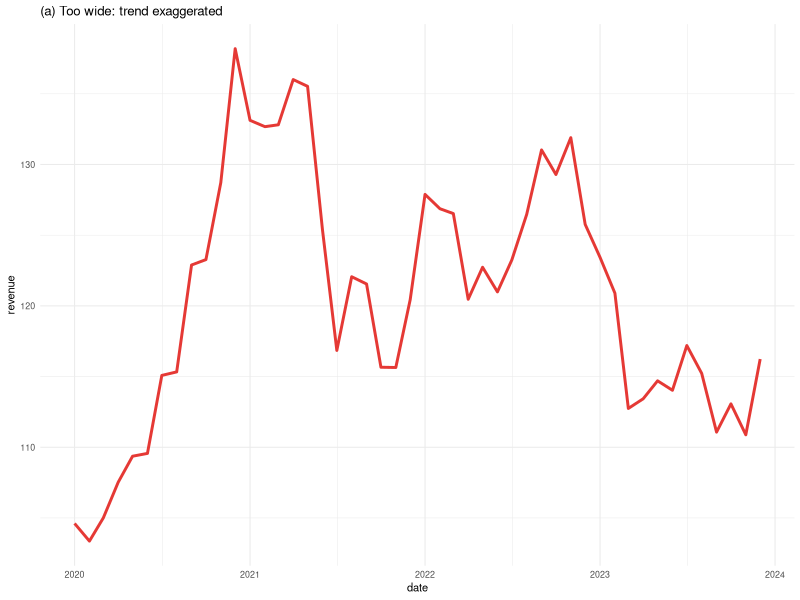
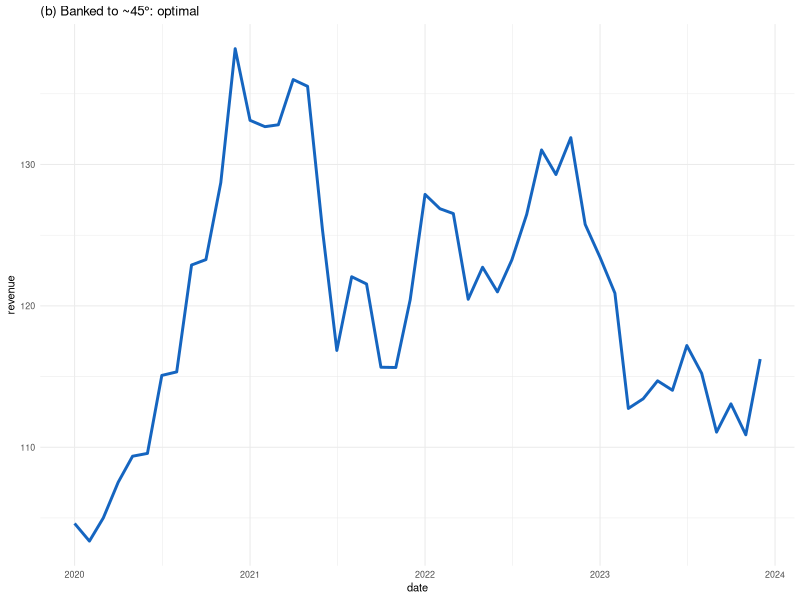
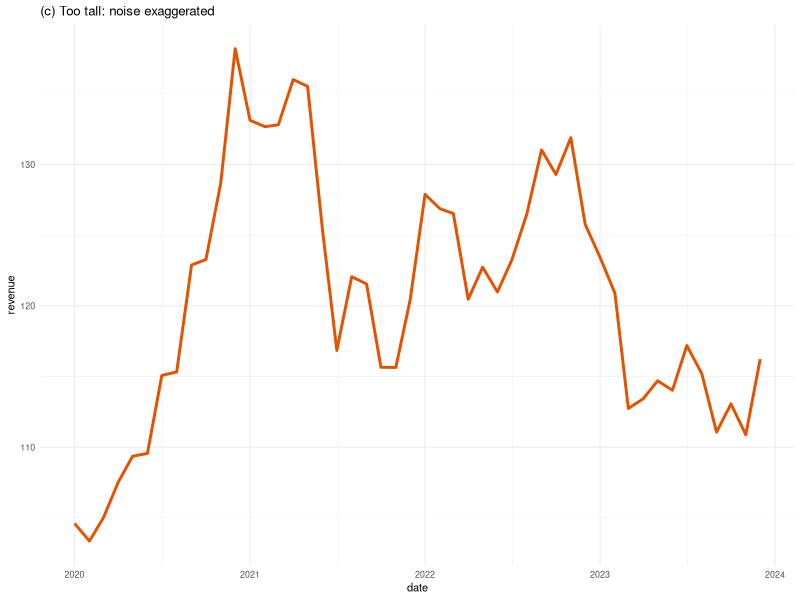
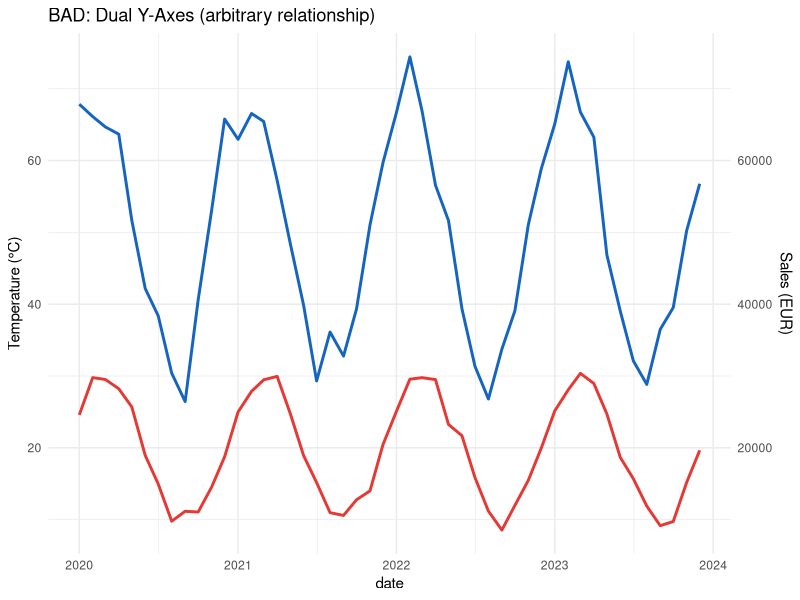
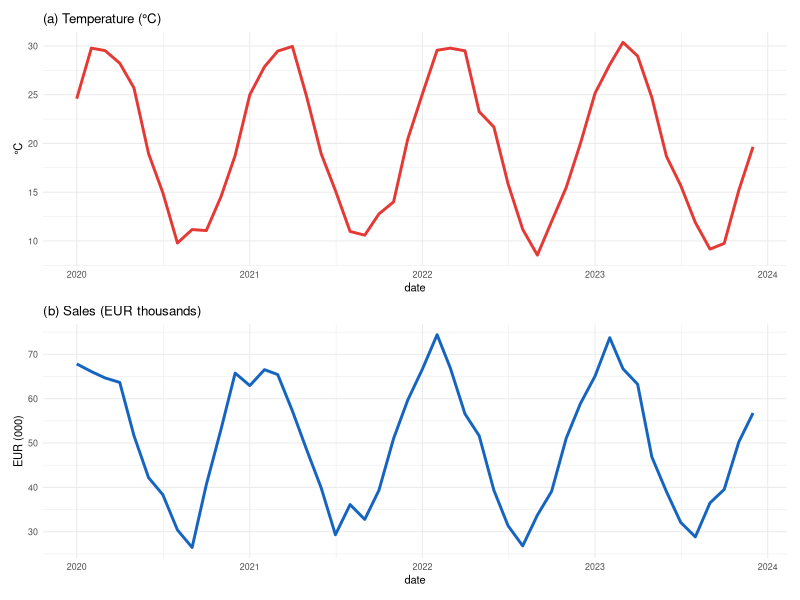
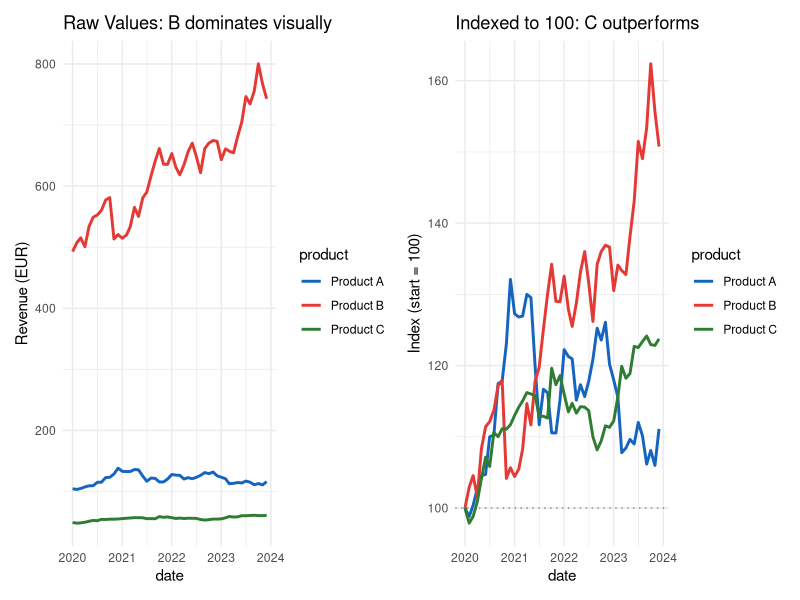
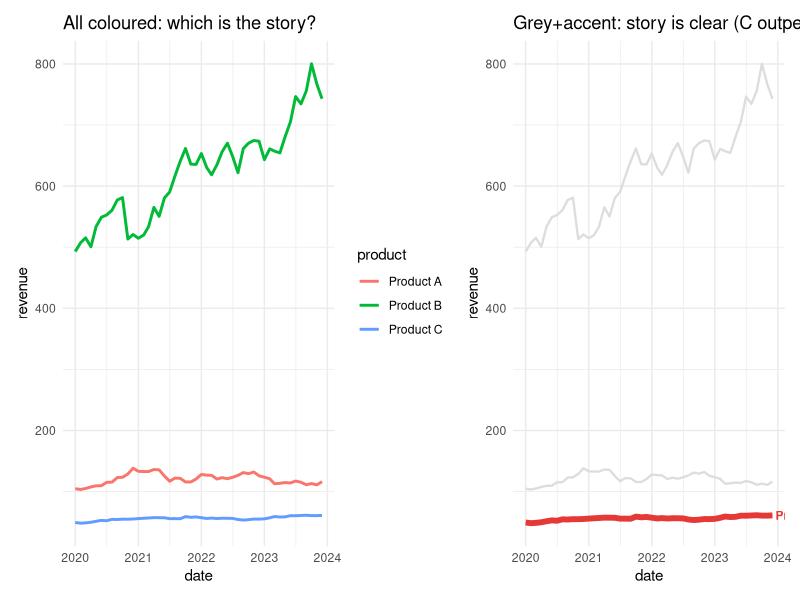
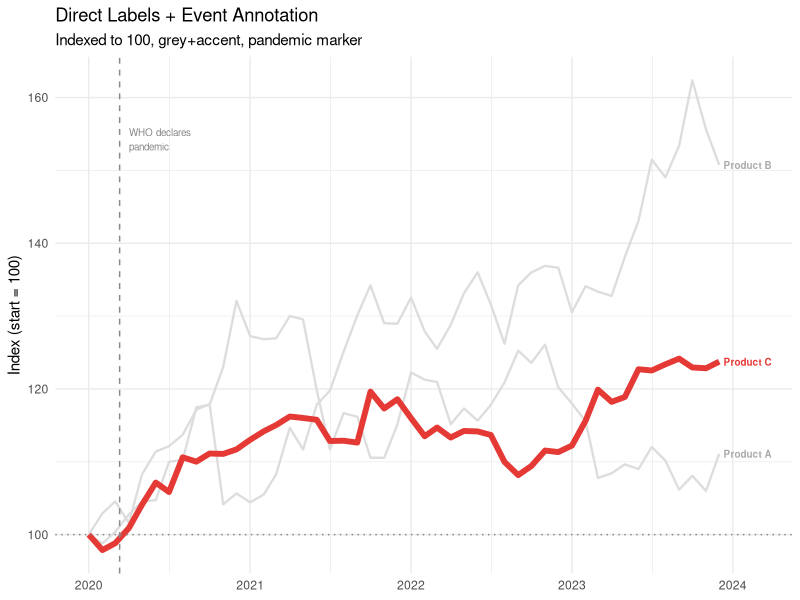

Reproduce these figures in R, in order.
# ============================================================
# Workshop 6 — Module 2: Line Charts — Theory & Best Practices
# Integrated R Script — UNYT Tirana
# ============================================================
library(tidyverse); library(patchwork); dir.create("output", showWarnings = FALSE)

# ── SIMULATED DATA: 3 product revenue series ─────────────
set.seed(42)
months <- seq(as.Date("2020-01-01"), as.Date("2023-12-01"), by = "month")
n <- length(months)

products <- tibble(
  date = rep(months, 3),
  revenue = c(
    100 * cumprod(1 + rnorm(n, 0.005, 0.03)),  # Product A: steady
    500 * cumprod(1 + rnorm(n, 0.003, 0.04)),  # Product B: high start
     50 * cumprod(1 + rnorm(n, 0.008, 0.02))   # Product C: fast growth
  ),
  product = rep(c("Product A", "Product B", "Product C"), each = n))

# ── 1. ASPECT RATIO: BANKING TO 45° ─────────────────────
# Same data, three aspect ratios
ts_data <- products |> filter(product == "Product A")

p_wide <- ggplot(ts_data, aes(x = date, y = revenue)) +
  geom_line(color = "#E53935", linewidth = 1) +
  theme_minimal(base_size = 8) +
  labs(title = "(a) Too wide: trend exaggerated")

p_bank <- ggplot(ts_data, aes(x = date, y = revenue)) +
  geom_line(color = "#1565C0", linewidth = 1) +
  theme_minimal(base_size = 8) +
  labs(title = "(b) Banked to ~45°: optimal")

p_tall <- ggplot(ts_data, aes(x = date, y = revenue)) +
  geom_line(color = "#E65100", linewidth = 1) +
  theme_minimal(base_size = 8) +
  labs(title = "(c) Too tall: noise exaggerated")

# Use different widths to simulate aspect ratio
ggsave("output/aspect_wide.png", p_wide, width = 14, height = 2, dpi = 300)
ggsave("output/aspect_banked.png", p_bank, width = 7, height = 3, dpi = 300)
ggsave("output/aspect_tall.png", p_tall, width = 4, height = 5, dpi = 300)

# ── 2. DUAL Y-AXIS PROBLEM ──────────────────────────────
# Simulated temperature and sales data
temp <- 20 + 10 * sin(2 * pi * (1:n) / 12) + rnorm(n, 0, 1)
sales <- 50000 + 20000 * sin(2 * pi * (1:n) / 12 + 0.5) + rnorm(n, 0, 3000)
dual_df <- tibble(date = months, temperature = temp, sales = sales)

# BAD: dual y-axes
p_dual_bad <- ggplot(dual_df, aes(x = date)) +
  geom_line(aes(y = temperature), color = "#E53935", linewidth = 1) +
  geom_line(aes(y = sales / 1000), color = "#1565C0", linewidth = 1) +
  scale_y_continuous(
    name = "Temperature (°C)",
    sec.axis = sec_axis(~. * 1000, name = "Sales (EUR)")) +
  theme_minimal() +
  labs(title = "BAD: Dual Y-Axes (arbitrary relationship)")

# GOOD: separate panels
p_dual_good1 <- ggplot(dual_df, aes(x = date, y = temperature)) +
  geom_line(color = "#E53935", linewidth = 1) +
  theme_minimal(base_size = 8) +
  labs(title = "(a) Temperature (°C)", y = "°C")

p_dual_good2 <- ggplot(dual_df, aes(x = date, y = sales / 1000)) +
  geom_line(color = "#1565C0", linewidth = 1) +
  theme_minimal(base_size = 8) +
  labs(title = "(b) Sales (EUR thousands)", y = "EUR (000)")

ggsave("output/dual_bad.png", p_dual_bad, width = 9, height = 5, dpi = 300)
ggsave("output/dual_good.png", p_dual_good1 / p_dual_good2, width = 9, height = 7, dpi = 300)

# ── 3. INDEXED LINES ────────────────────────────────────
# Raw vs indexed comparison
p_raw <- ggplot(products, aes(x = date, y = revenue, color = product)) +
  geom_line(linewidth = 1) +
  scale_color_manual(values = c("#1565C0", "#E53935", "#2E7D32")) +
  theme_minimal() +
  labs(title = "Raw Values: B dominates visually", y = "Revenue (EUR)")

products_idx <- products |>
  group_by(product) |>
  mutate(indexed = revenue / first(revenue) * 100) |>
  ungroup()

p_indexed <- ggplot(products_idx, aes(x = date, y = indexed, color = product)) +
  geom_line(linewidth = 1) +
  geom_hline(yintercept = 100, linetype = "dotted", color = "#888") +
  scale_color_manual(values = c("#1565C0", "#E53935", "#2E7D32")) +
  theme_minimal() +
  labs(title = "Indexed to 100: C outperforms", y = "Index (start = 100)")

ggsave("output/indexed.png", p_raw | p_indexed, width = 12, height = 5, dpi = 300)

# ── 4. GREY + ACCENT STRATEGY ───────────────────────────
p_spaghetti <- ggplot(products, aes(x = date, y = revenue, color = product)) +
  geom_line(linewidth = 1) +
  theme_minimal() +
  labs(title = "All coloured: which is the story?")

p_accent <- ggplot(products, aes(x = date, y = revenue, group = product)) +
  geom_line(color = "#DDDDDD", linewidth = 0.8) +
  geom_line(data = products |> filter(product == "Product C"),
    color = "#E53935", linewidth = 2) +
  geom_text(data = products |> filter(product == "Product C", date == max(date)),
    aes(label = " Product C"), hjust = 0, color = "#E53935",
    fontface = "bold", size = 3) +
  theme_minimal() +
  labs(title = "Grey+accent: story is clear (C outperforms)")

ggsave("output/grey_accent.png", p_spaghetti | p_accent, width = 12, height = 5, dpi = 300)

# ── 5. DIRECT LABELS + EVENT ANNOTATIONS ────────────────
p_annotated <- ggplot(products_idx, aes(x = date, y = indexed, group = product)) +
  geom_line(color = "#DDDDDD", linewidth = 0.8) +
  geom_line(data = products_idx |> filter(product == "Product C"),
    color = "#E53935", linewidth = 2) +
  # Direct label at end of line
  geom_text(data = products_idx |>
    group_by(product) |> filter(date == max(date)),
    aes(label = product, color = product == "Product C"),
    hjust = 0, nudge_x = 10, size = 2.5, fontface = "bold",
    show.legend = FALSE) +
  scale_color_manual(values = c("TRUE" = "#E53935", "FALSE" = "#AAAAAA")) +
  # Event annotation
  geom_vline(xintercept = as.Date("2020-03-11"),
    linetype = "dashed", color = "#888888", linewidth = 0.5) +
  annotate("text", x = as.Date("2020-04-01"),
    y = max(products_idx$indexed) * 0.95,
    label = "WHO declares\npandemic", size = 2.5,
    hjust = 0, color = "#888888") +
  geom_hline(yintercept = 100, linetype = "dotted", color = "#888") +
  theme_minimal() +
  labs(title = "Direct Labels + Event Annotation",
    subtitle = "Indexed to 100, grey+accent, pandemic marker",
    y = "Index (start = 100)", x = NULL) +
  theme(legend.position = "none") +
  coord_cartesian(xlim = c(min(months), max(months) + 90))  # room for labels

ggsave("output/annotated.png", p_annotated, width = 10, height = 5, dpi = 300)

# ── 6. LOG SCALE FOR GROWTH COMPARISON ───────────────────
p_log <- ggplot(products, aes(x = date, y = revenue, color = product)) +
  geom_line(linewidth = 1) +
  scale_y_log10(labels = scales::comma) +
  scale_color_manual(values = c("#1565C0", "#E53935", "#2E7D32")) +
  theme_minimal() +
  labs(title = "Log Scale: Constant growth = straight line",
    y = "Revenue (log scale)")

ggsave("output/log_scale.png", p_log, width = 8, height = 5, dpi = 300)

cat("\n── All W06-M02 R outputs saved ──\n")
cat("Figures: aspect ratio (3 versions), dual axes (bad + good),\n")
cat("  indexed (raw vs indexed), grey+accent, annotated, log scale\n")
